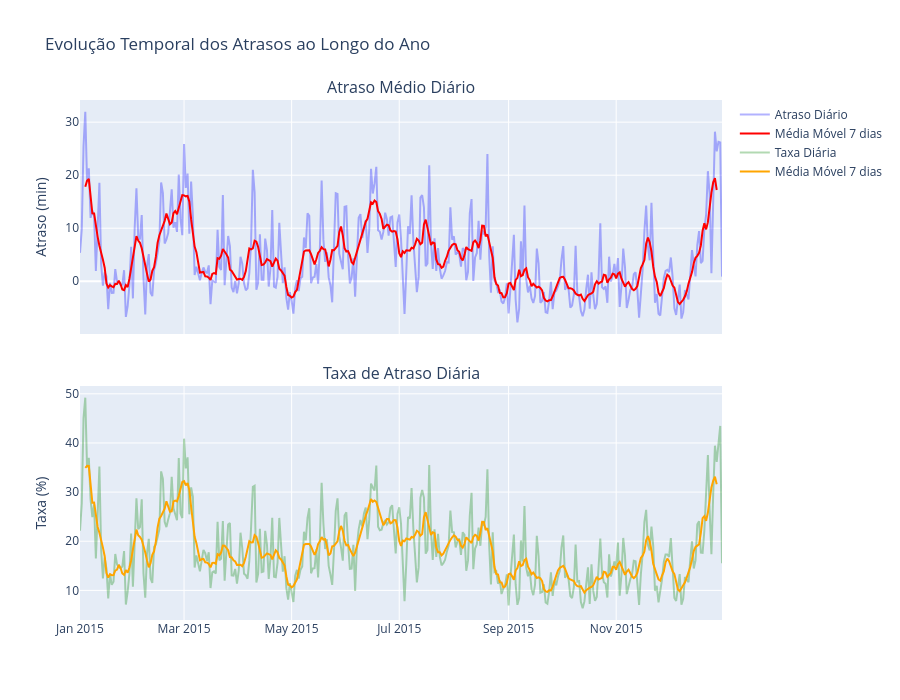

The cell this chart's notebook holds for it:
### Code cell
# 4.4 Evolução Temporal dos Atrasos
print('='*60)
print('EVOLUÇÃO TEMPORAL DOS ATRASOS')
print('='*60)

# Atraso médio por dia
daily_delay = df_valid.groupby('DATE').agg({
    'ARRIVAL_DELAY': 'mean',
    'IS_DELAYED': 'mean',
    'FLIGHT_NUMBER': 'count'
}).reset_index()
daily_delay.columns = ['Date', 'Atraso_Medio', 'Taxa_Atraso', 'Total_Voos']
daily_delay['Taxa_Atraso'] = daily_delay['Taxa_Atraso'] * 100

# Média móvel de 7 dias
daily_delay['Atraso_MM7'] = daily_delay['Atraso_Medio'].rolling(window=7, center=True).mean()
daily_delay['Taxa_MM7'] = daily_delay['Taxa_Atraso'].rolling(window=7, center=True).mean()

fig = make_subplots(rows=2, cols=1, shared_xaxes=True, 
                    subplot_titles=('Atraso Médio Diário', 'Taxa de Atraso Diária'),
                    vertical_spacing=0.1)

# Atraso médio
fig.add_trace(go.Scatter(x=daily_delay['Date'], y=daily_delay['Atraso_Medio'],
                         mode='lines', name='Atraso Diário', opacity=0.3, line=dict(color='blue')),
              row=1, col=1)
fig.add_trace(go.Scatter(x=daily_delay['Date'], y=daily_delay['Atraso_MM7'],
                         mode='lines', name='Média Móvel 7 dias', line=dict(color='red', width=2)),
              row=1, col=1)

# Taxa de atraso
fig.add_trace(go.Scatter(x=daily_delay['Date'], y=daily_delay['Taxa_Atraso'],
                         mode='lines', name='Taxa Diária', opacity=0.3, line=dict(color='green')),
              row=2, col=1)
fig.add_trace(go.Scatter(x=daily_delay['Date'], y=daily_delay['Taxa_MM7'],
                         mode='lines', name='Média Móvel 7 dias', line=dict(color='orange', width=2)),
              row=2, col=1)

fig.update_layout(height=700, title_text='Evolução Temporal dos Atrasos ao Longo do Ano', showlegend=True)
fig.update_yaxes(title_text='Atraso (min)', row=1, col=1)
fig.update_yaxes(title_text='Taxa (%)', row=2, col=1)
fig.show()

print('\n📊 PICOS DE ATRASO:')
top_delay_days = daily_delay.nlargest(5, 'Atraso_Medio')[['Date', 'Atraso_Medio', 'Taxa_Atraso', 'Total_Voos']]
print('\n   Top 5 dias com maior atraso médio:')
for _, row in top_delay_days.iterrows():
    print(f'   {row["Date"].strftime("%d/%m/%Y")}: {row["Atraso_Medio"]:.1f}min (Taxa: {row["Taxa_Atraso"]:.1f}%, Voos: {row["Total_Voos"]:,})')

### Figure 1 — Plotly figure (JSON) as saved in the notebook; plotly's stock layout.template omitted (floating-point values rounded to 4 significant figures; data arrays with more than 128 entries replaced by an {"elided": "..."} marker saying what was removed)
{"data": [{"line": {"color": "blue"}, "mode": "lines", "name": "Atraso Diário", "opacity": 0.3, "type": "scatter", "x": {"elided": "365 str values"}, "xaxis": "x", "y": {"elided": "365 float values"}, "yaxis": "y"}, {"line": {"color": "red", "width": 2}, "mode": "lines", "name": "Média Móvel 7 dias", "type": "scatter", "x": {"elided": "365 str values"}, "xaxis": "x", "y": {"elided": "365 float values"}, "yaxis": "y"}, {"line": {"color": "green"}, "mode": "lines", "name": "Taxa Diária", "opacity": 0.3, "type": "scatter", "x": {"elided": "365 str values"}, "xaxis": "x2", "y": {"elided": "365 float values"}, "yaxis": "y2"}, {"line": {"color": "orange", "width": 2}, "mode": "lines", "name": "Média Móvel 7 dias", "type": "scatter", "x": {"elided": "365 str values"}, "xaxis": "x2", "y": {"elided": "365 float values"}, "yaxis": "y2"}], "layout": {"annotations": [{"font": {"size": 16}, "showarrow": false, "text": "Atraso Médio Diário", "x": 0.5, "xanchor": "center", "xref": "paper", "y": 1, "yanchor": "bottom", "yref": "paper"}, {"font": {"size": 16}, "showarrow": false, "text": "Taxa de Atraso Diária", "x": 0.5, "xanchor": "center", "xref": "paper", "y": 0.45, "yanchor": "bottom", "yref": "paper"}], "height": 700, "showlegend": true, "title": {"text": "Evolução Temporal dos Atrasos ao Longo do Ano"}, "xaxis": {"anchor": "y", "domain": [0, 1], "matches": "x2", "showticklabels": false}, "xaxis2": {"anchor": "y2", "domain": [0, 1]}, "yaxis": {"anchor": "x", "domain": [0.55, 1], "title": {"text": "Atraso (min)"}}, "yaxis2": {"anchor": "x2", "domain": [0, 0.45], "title": {"text": "Taxa (%)"}}}}
